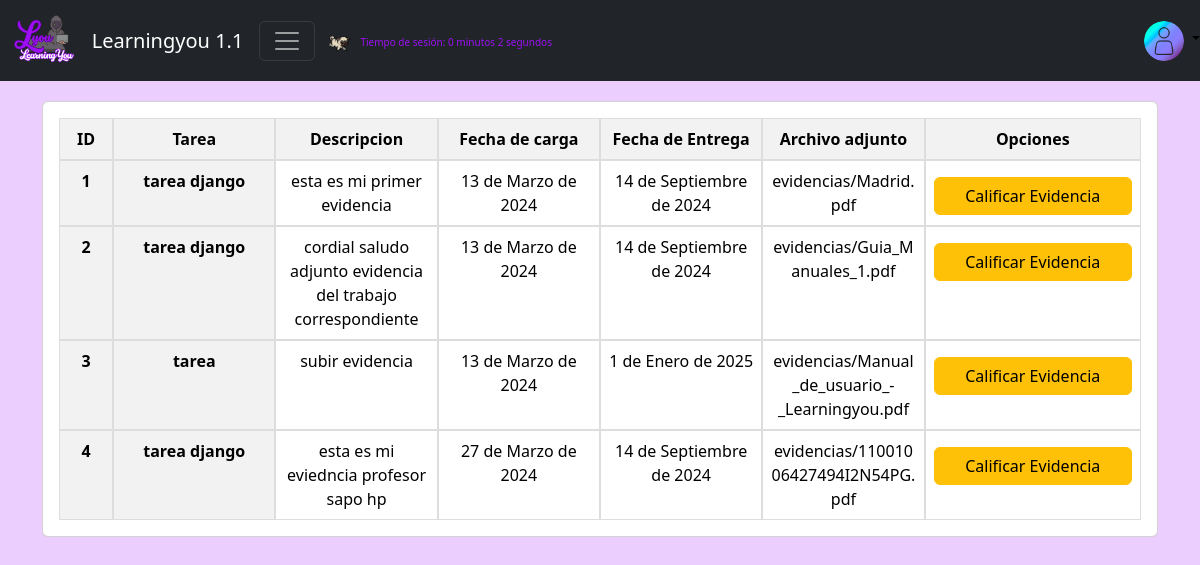
Screenshot of /cohorte/listar_evidencia/ (signed in) with the database file from the repository.
### apps/cohorte/models.py (models this page shows, shortened)
class Evidencia(models.Model):
    id = models.AutoField(primary_key=True)
    descripcion = models.CharField('Descripcion',max_length=300, blank=False, null=False)
    archivo = models.FileField('Archivo', upload_to='evidencias/')
    tarea_id = models.ForeignKey(Tarea, on_delete=models.CASCADE)
    fecha_inicio = models.DateField('fecha de inicio', auto_now=True, auto_now_add=False)
    class Meta:
        verbose_name = 'Evidencia'
        verbose_name_plural = 'Evidencias'
        ordering = ['-id']

class Tarea(models.Model):
    id = models.AutoField(primary_key=True)
    titulo = models.CharField('Titulo de la Tarea',max_length=200, blank=False, null=False)
    descripcion = models.CharField('Descripcion',max_length=300, blank=False, null=False)
    fecha_inicio = models.DateField('fecha de inicio', auto_now=True, auto_now_add=False)
    fecha_fin  = models.DateField('Fecha de finalización', blank=False, null=False)
    estado = models.BooleanField("Estado", default = True)
    leccion_id = models.ForeignKey(Leccion, on_delete=models.CASCADE)
    class Meta:
        verbose_name = 'Tarea'
        verbose_name_plural = 'Tareas'
        ordering = ['-id']

### apps/cohorte/views.py (the view, shortened to what this page needs)
# urls.py: path('listar_evidencia/', login_required(ListarEvidencias.as_view()), name='listar_evidencia' ),
class ListarEvidencias(View):
    model = Evidencia
    template_name = 'cohorte/evidencia/listar_evidencia.html'
    form_class = EvidenciaForm
    def get_queryset(self):
        print("MENSAJE EN EL BACK")
        return self.model.objects.all().order_by('id')
    def get_context_data(self, **kwargs):
        context = {}
        context["evidencias"] = self.get_queryset()
        context["form"] = self.form_class()
        return context
    def get(self, request, *args, **kwargs):
            return render(request, self.template_name, self.get_context_data())

### apps/usuario/models.py (called while the page is built)
    def __str__(self):
        return self.rol

    @property
    def is_staff(self):
        return self.usuario_administrador

### templates/cohorte/evidencia/listar_evidencia.html (shortened to what this page needs)
{% extends "index.html" %}
{% block body %}
<head>
</head>
<main class="container mt-2">
    {% if evidencias %}
    <div class="talbe-stats order-table ov-h">
        <table class="card card-body table">
            <thead>
                <tr id="spc">
                    <th>ID</th>
                    <th>Tarea</th>
                    <th>Descripcion</th>
                    <th>Fecha de carga</th>
                    <th>Fecha de Entrega</th>
                    <th>Archivo adjunto</th>
                    <th>Opciones</th>
                </tr>
            </thead>
            <tbody>
                {% for evidencia in evidencias %}
                <tr id="spc">
                    <th>{{evidencia.id }}</th>
                    <th>{{evidencia.tarea_id.titulo }}</th>
                    <td>{{evidencia.descripcion}}</td>
                    <td>{{evidencia.fecha_inicio}}</td>
                    <td>{{evidencia.tarea_id.fecha_fin}}</td>
                    <td>{{evidencia.archivo}}</td>
                    {% if request.user.rol.rol == "estudiante" or request.user.is_staff %}
                    <td >
                        <a id="botones"class="btn btn-danger" href="{% url 'cohorte:eliminar_evidencia' evidencia.id %}">Borrar</a>
                        <button id="botones"class="btn btn-primary"
                            onclick="abrir_modal_edicion('{% url 'cohorte:editar_evidencia' evidencia.id %}')">Editar</button>
                        </td>
                    </tr>
                    {% elif request.user.rol.rol == "profesor" or request.user.is_staff %}
                    <td>
                        <button style="width: 100%;" id="botones" class="btn btn-warning mt-2 btn-block"
                            onclick="abrir_modal_edicion()">Calificar Evidencia</button>
                    </td>
                    {% endif %}
                {% endfor %}
                {% endif %}
            </tbody>
        </table>
    </div>
</main>
{% endblock body %}

### static/css/styles.css (style rules this page uses)
.background-image { background-size: cover; background-position: center; background-repeat: no-repeat; }
#spc { display: flex; }
.talbe-stats th:first-child { width: 5%; }
.talbe-stats th:not(:first-child), .talbe-stats td:not(:first-child) { width: 15%; }
.talbe-stats th:last-child, .talbe-stats td:last-child { width: 20%; }
.talbe-stats { margin-top: 20px; overflow-x: auto; }
.talbe-stats table { width: 100%; border-collapse: collapse; }
.talbe-stats th, .talbe-stats td { padding: 8px; text-align: center; border: 1px solid #dddddd; }
.talbe-stats th { background-color: #f2f2f2; font-weight: bold; }
.talbe-stats tr:nth-child(odd) { background-color: #f9f9f9; }
.talbe-stats .btn { margin: 0; width: auto; }
.talbe-stats td:last-child { white-space: nowrap; text-align: center; }
.talbe-stats th, .talbe-stats td { width: 20%; }
#botones { width: auto; align-items: center; justify-content: center; }

### rows the page displays
Evidencia: id "1", tarea_id.titulo "tarea django", descripcion "esta es mi primer evidencia", fecha_inicio "13 de Marzo de 2024", tarea_id.fecha_fin "14 de Septiembre de 2024", archivo "evidencias/Madrid.pdf"
Evidencia: id "2", tarea_id.titulo "tarea django", descripcion "cordial saludo adjunto evidencia del trabajo correspondiente", fecha_inicio "13 de Marzo de 2024", tarea_id.fecha_fin "14 de Septiembre de 2024", archivo "evidencias/Guia_Manuales_1.pdf"
Evidencia: id "3", tarea_id.titulo "tarea", descripcion "subir evidencia", fecha_inicio "13 de Marzo de 2024", tarea_id.fecha_fin "1 de Enero de 2025", archivo "evidencias/Manual_de_usuario_-_Learningyou.pdf"
Evidencia: id "4", tarea_id.titulo "tarea django", descripcion "esta es mi eviedncia profesor sapo hp", fecha_inicio "27 de Marzo de 2024", tarea_id.fecha_fin "14 de Septiembre de 2024", archivo "evidencias/11001006427494I2N54PG.pdf"
